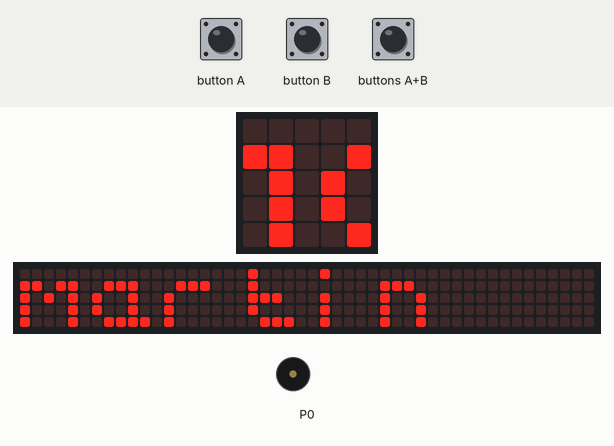
A program run on a simulated BBC micro:bit (MakeCode). Shown: the board's 5×5 LED display, a strip that is not on the board, showing the scrolling text unrolled, buzzer (waves = sounding). Inputs (shaded band) come from the test bench. The 48×5 strip is a reading aid, not a part: it shows the text the display is scrolling, unrolled, one strip-width of it at a time.

Above: at 1.27 s.
1.3 s: button A pressed for 0.15 s
At 1.8 s:
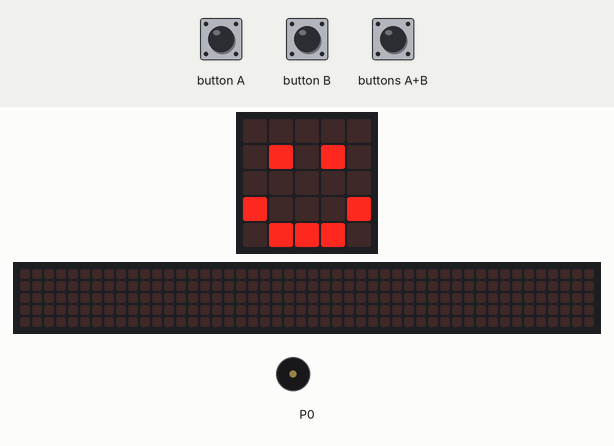
2.0 s: button B pressed for 0.15 s
At 2.27 s:
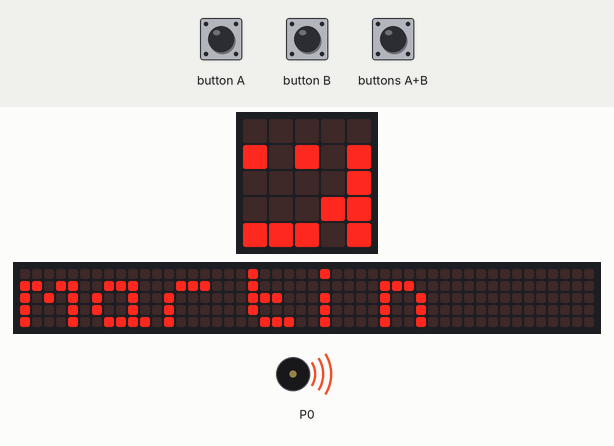
2.7 s: button B pressed for 0.15 s
3.4 s: buttons A+B pressed for 0.15 s
At 3.62 s:
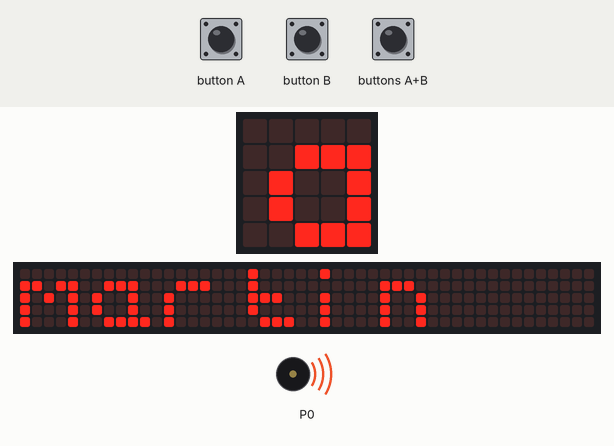
4.1 s: buttons A+B pressed for 1 s
5.7 s: button A pressed for 0.15 s
At 9.02 s:
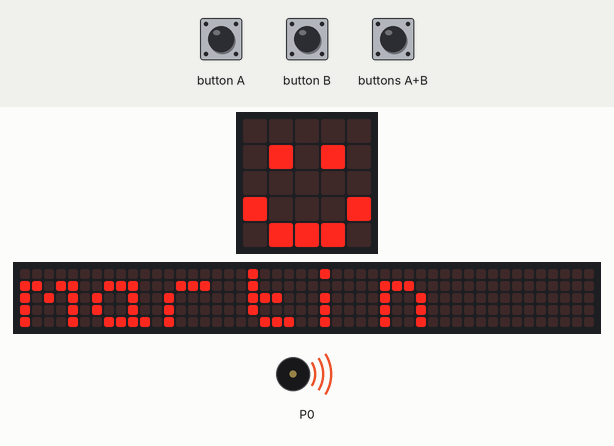
Timing chart, 0 to 10.6 s (numbered marks = the images above; inputs shaded):
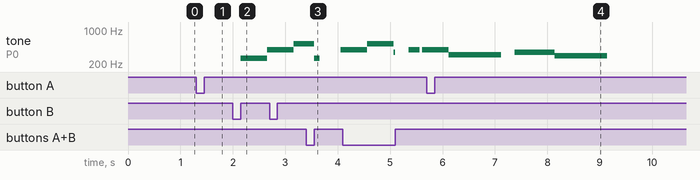

The program:

main.ts
```typescript
input.onButtonPressed(Button.A, function () {
    led.stopAnimation()
    basic.showIcon(IconNames.Happy)
    basic.showString("martin")
})
input.onButtonPressed(Button.AB, function () {
    music._playDefaultBackground(music.builtInPlayableMelody(Melodies.Dadadadum), music.PlaybackMode.InBackground)
})
input.onButtonPressed(Button.B, function () {
    music.play(music.stringPlayable("C G C5 F G A D F ", 120), music.PlaybackMode.UntilDone)
})
basic.forever(function () {
    basic.showString("martin")
    basic.showIcon(IconNames.Sword)
})
```

test.ts
```typescript
// aquí va el archivo "tests"; esto no se compilará cuando este paquete se utilice como una extensión.
```

Measured:
- after the input at 1.3 s, the display: first differs from a run without the input after 0.15 s (image 1)
- after the input at 2.0 s, tone on P0: silent → 262 Hz after 0.15 s, → 392 Hz 0.51 s later
- after the input at 3.4 s, tone on P0: 523 Hz → 262 Hz after 0.15 s, → silent 0.11 s later, → 392 Hz 0.39 s later
- after the input at 5.7 s, the display: first differs from a run without the input after 2.7 s (image 4 shows a later state)
